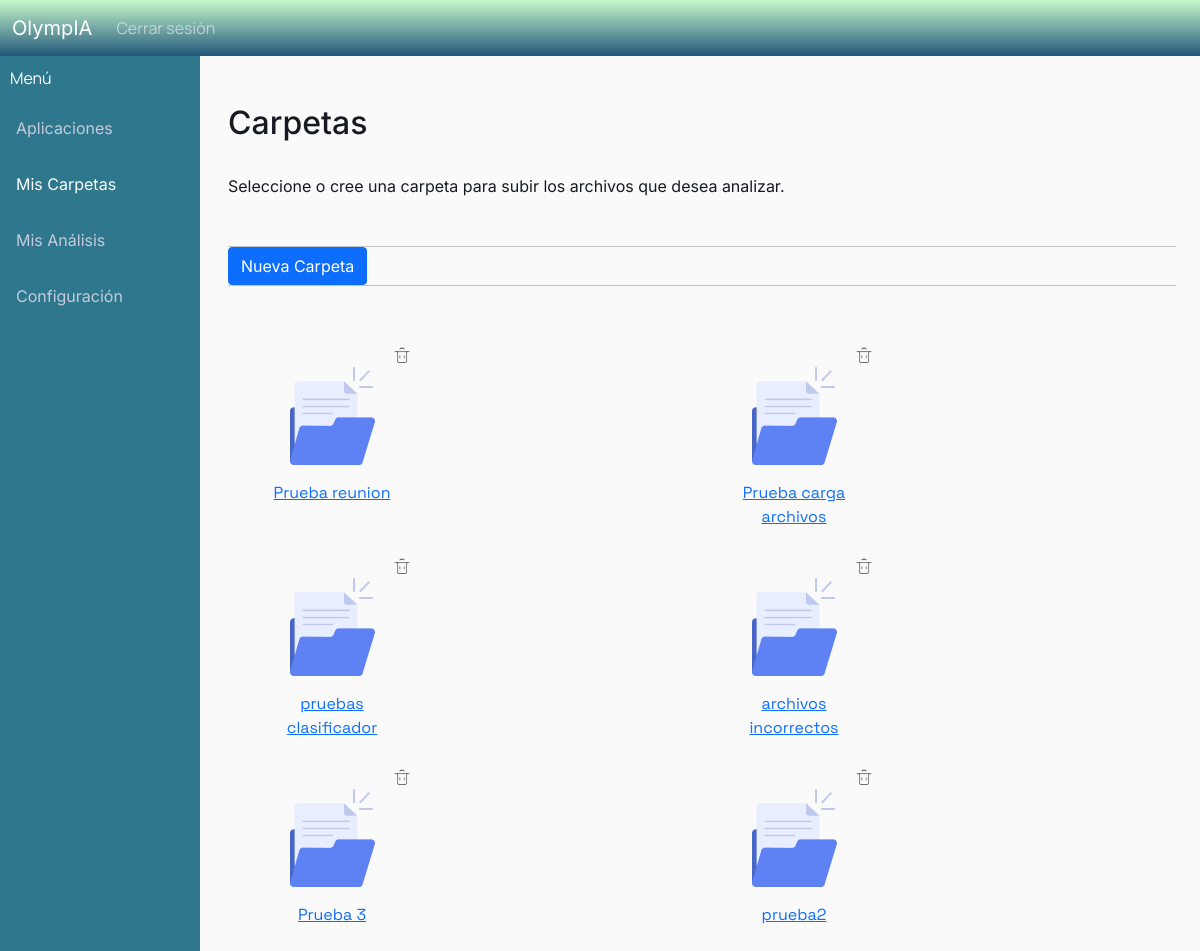
Page /carpetas (signed in) on the committed database.
### analisis/models.py (models this page shows, shortened)
class Carpeta(models.Model):
    nombre = models.CharField(max_length=256)
    fecha_creacion = models.DateTimeField(null=False)
    ultima_modificacion = models.DateTimeField(null=False)
    usuario = models.ForeignKey(User, on_delete=models.CASCADE)

### analisis/views.py (the view)
# urls.py: path("carpetas", views.carpetas, name="analisis-carpetas"),
@login_required
def carpetas(request):
    usuario_actual = request.user
    context = {
        "carpetas": Carpeta.objects.filter(usuario = usuario_actual).order_by("-id"),
    }
    return render(request, "analisis/carpetas.html", context= context)

### analisis/templates/analisis/carpetas.html (shortened to what this page needs)
{% extends "analisis/base.html" %}
{% load static %}
{% block content %}
<div class="row">
    <div class="col-sm">
        <div class="sidebar">
            <div class="sidebar-brand"> Menú </div>
            <a href="{% url 'analisis-principal' %}">Aplicaciones</a>
            <a class="active" href="">Mis Carpetas</a>
            <a href="{% url 'analisis-resultados' %}">Mis Análisis</a>
            <a href="{% url 'analisis-config' %}">Configuración</a>
        </div>
    </div>
    <div class = "col-md-10">
        <main role="main" class="container">
            <h2>Carpetas</h2>
            <p> Seleccione o cree una carpeta para subir los archivos que desea analizar. </p>
            <div class="file-manager-actions container-p-x py-2">
                <hr class="m-0" />
                <div>
                    <a href="{% url 'analisis-nueva_carpeta' %}">
                        <button type="button" class="btn btn-primary mr-2">Nueva Carpeta</button>
                    </a>
                </div>
                <hr class="m-0" />
            </div>
            <div class="container">
                <div class="row">
                    {% for carpeta in carpetas %}
                    <div class="col-6">
                        <div class="card bg-transparent border-0" style="width:10rem;">
                            <div class = "text-end">
                                <a href="{% url 'analisis-borrar_carpeta' carpeta.id %}" onclick="return confirm('¿Estás seguro de que quieres eliminar este archivo? Todos los análisis asociados a la carpeta serán eliminados.')">
                                    <img src="{% static 'images/trash.png'%}" width="20" >
                                </a>
                            </div>
                            <div class="text-center" >
                                <a href="{% url 'analisis-carpeta' carpeta.id %}">
                                    <div class="text-center" >
                                        <img src="{% static 'images/carpeta.png'%}">
                                    </div>
                                    <div class="card-body">
                                        <div class="card-title nombre">{{carpeta.nombre}}</div>
                                    </div>
                                </a>
                            </div>
                        </div>
                    </div>
                    {% endfor %}
                </div>
            </div>
        </main>
    </div>
</div>
{% endblock content %}

### analisis/static/analisis.css (style rules this page uses)
body { background: #fafafa; color: #171A21; margin-top: 3.5rem; font-family: 'Inter', 'Space Grotesk', Arial, sans-serif; }
h1, h2, h3, h4, h5, h6 { color: #171A21; }
.sidebar { margin: 0; padding: 0; width: 200px; background-color: #2E778C; position: fixed; height: 100%; overflow: auto; }
.sidebar a { display: block; color: #C7CADD; padding: 16px; text-decoration: none; }
.sidebar a.active { color: white; }
.sidebar-brand { padding: 10px; color: #ffffff; font-family: 'Manrope'; }
.nombre { font-family: 'Space Grotesk'; text-decoration: none; }

### rows in the picture
Carpeta: nombre "Prueba reunion"
Carpeta: nombre "Prueba carga archivos"
Carpeta: nombre "pruebas clasificador"
Carpeta: nombre "archivos incorrectos"
Carpeta: nombre "Prueba 3"
Carpeta: nombre "prueba2"
